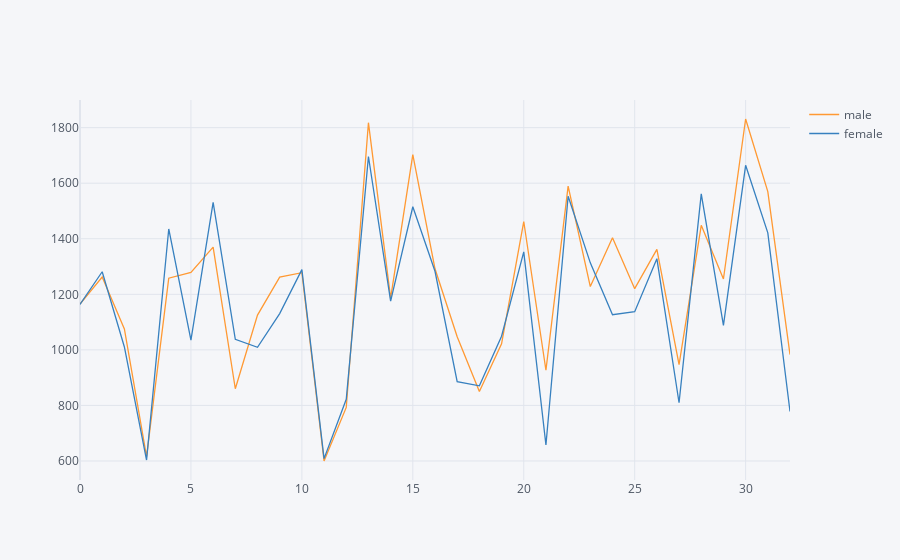

Notebook cell for this chart:
### Code cell
# commom Comparission Graph
final_gender_data.iplot()

### Figure 1 — Plotly figure (JSON) as saved in the notebook; plotly's stock layout.template omitted (floating-point values rounded to 4 significant figures)
{"data": [{"line": {"color": "rgba(255, 153, 51, 1.0)", "dash": "solid", "shape": "linear", "width": 1.3}, "mode": "lines", "name": "male", "text": "", "type": "scatter", "visible": true, "x": [0, 1, 2, 3, 4, 5, 6, 7, 8, 9, 10, 11, 12, 13, 14, 15, 16, 17, 18, 19, 20, 21, 22, 23, 24, 25, 26, 27, 28, 29, 30, 31, 32], "y": [1165.0, 1262.0, 1076.0, 615.7, 1258.0, 1279.0, 1370.0, 860.0, 1125.0, 1262.0, 1278.0, 600.0, 792.7, 1818.0, 1186.0, 1703.0, 1292.0, 1047.0, 850.5, 1022.0, 1462.0, 926.7, 1589.0, 1228.0, 1404.0, 1220.0, 1362.0, 947.0, 1448.0, 1255.0, 1831.0, 1570.0, 983.1]}, {"line": {"color": "rgba(55, 128, 191, 1.0)", "dash": "solid", "shape": "linear", "width": 1.3}, "mode": "lines", "name": "female", "text": "", "type": "scatter", "x": [0, 1, 2, 3, 4, 5, 6, 7, 8, 9, 10, 11, 12, 13, 14, 15, 16, 17, 18, 19, 20, 21, 22, 23, 24, 25, 26, 27, 28, 29, 30, 31, 32], "y": [1164.0, 1281.0, 1011.0, 603.4, 1435.0, 1035.0, 1531.0, 1038.0, 1009.0, 1131.0, 1289.0, 608.6, 822.1, 1696.0, 1175.0, 1515.0, 1283.0, 885.4, 870.4, 1049.0, 1353.0, 657.5, 1553.0, 1313.0, 1127.0, 1137.0, 1328.0, 809.6, 1561.0, 1088, 1664.0, 1421.0, 778.1]}], "layout": {"autosize": true, "legend": {"bgcolor": "#F5F6F9", "font": {"color": "#4D5663"}}, "paper_bgcolor": "#F5F6F9", "plot_bgcolor": "#F5F6F9", "title": {"font": {"color": "#4D5663"}}, "xaxis": {"autorange": true, "gridcolor": "#E1E5ED", "range": [0, 32], "showgrid": true, "tickfont": {"color": "#4D5663"}, "title": {"font": {"color": "#4D5663"}, "text": ""}, "type": "linear", "zerolinecolor": "#E1E5ED"}, "yaxis": {"autorange": true, "gridcolor": "#E1E5ED", "range": [531.6, 1900.0], "showgrid": true, "tickfont": {"color": "#4D5663"}, "title": {"font": {"color": "#4D5663"}, "text": ""}, "type": "linear", "zerolinecolor": "#E1E5ED"}}}
